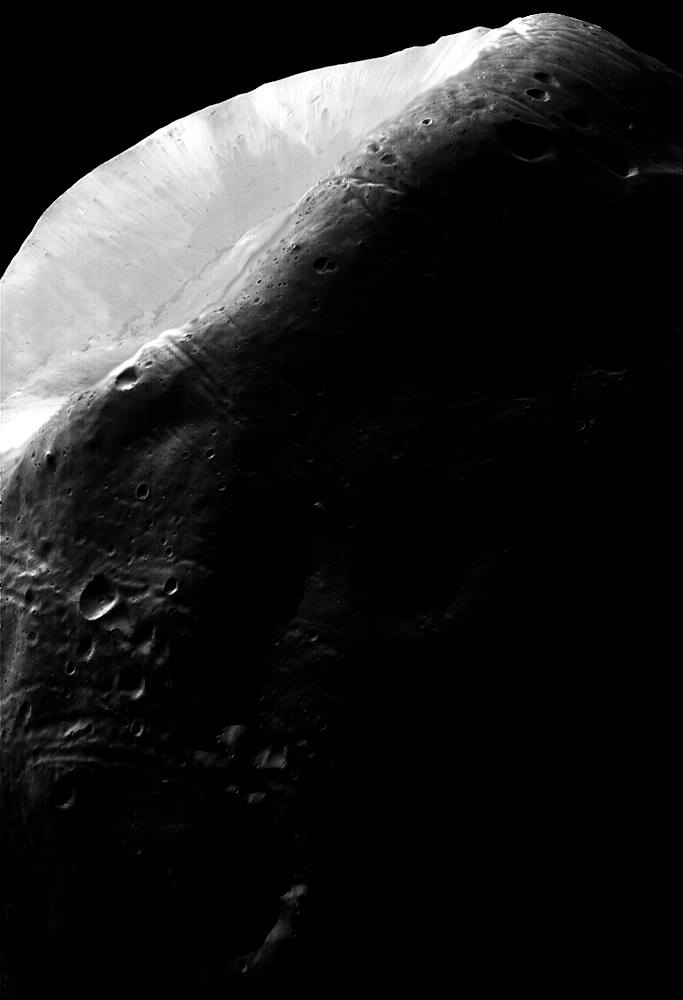
#> input picture tmp/hw3/22449107_1549613061765758_1319171719_o.jpg, 683 x 1000 px
$ python hw3.py
#> lines starting #> are read from the running program, lines starting #| are printed output that depends on the picture
import sys
sys.path.append('/usr/local/lib/python2.7/site-packages')
import numpy as np
import cv2
from matplotlib import pyplot as plt

img = cv2.imread('./tmp/hw3/22449107_1549613061765758_1319171719_o.jpg',0)
#> img is the input picture: shape (1000, 683); min 0, max 255, mean 31.8

equ = cv2.equalizeHist(img)
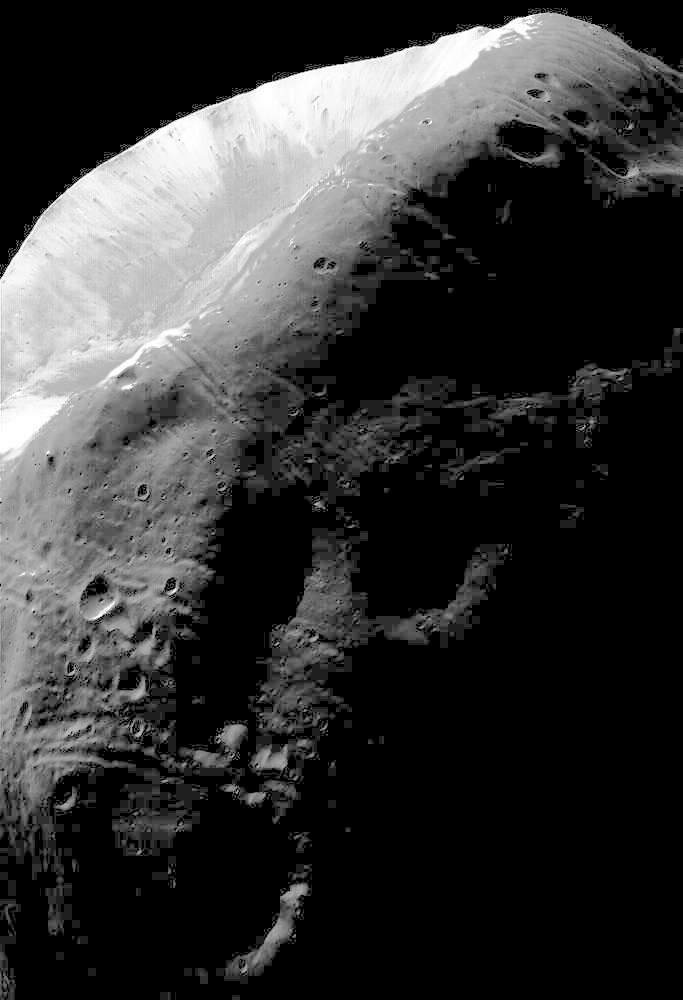
#> equ: shape (1000, 683); min 0, max 255, mean 53.5
res = np.hstack((img,equ))
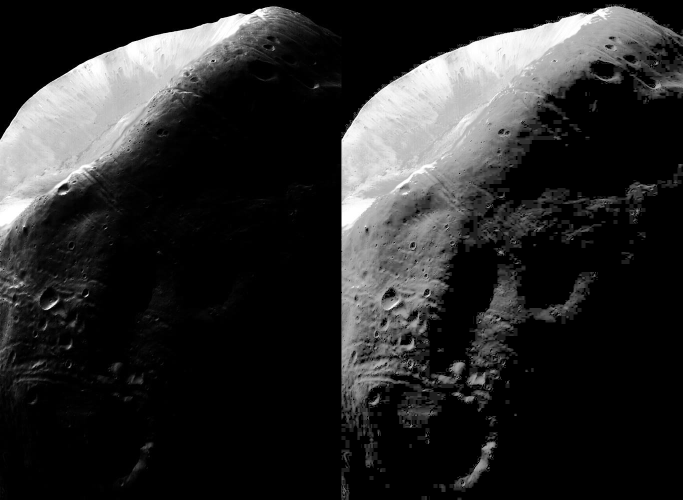
#> res: shape (1000, 1366) (shown at 1/2 size); min 0, max 255, mean 42.6
cv2.imwrite('res.png',res)
cv2.imshow('res.png',res)
k = cv2.waitKey(0)
#> (key Esc is pressed here)

if k == 27:
  cv2.destroyAllWindows
